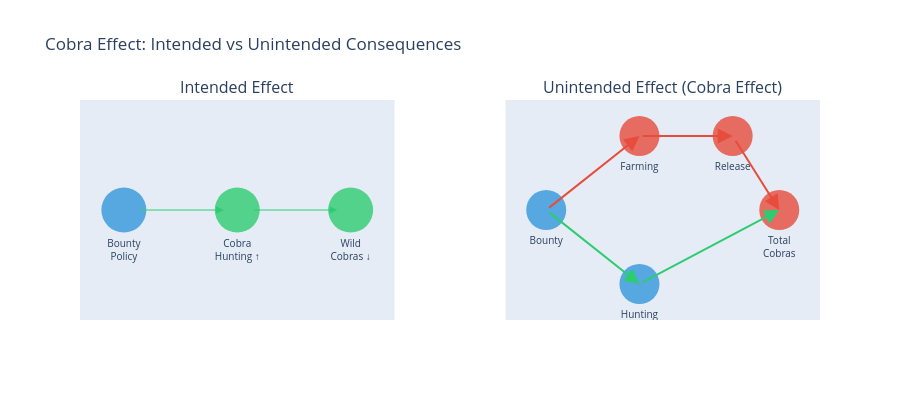

Here is the notebook cell this chart was saved with:
### Markdown cell above
### 6.3.4 의도치 않은 결과 (Unintended Consequences)

CLD의 가장 큰 가치: 정책 개입의 **의도치 않은 결과**를 예측하는 것

#### 코브라 효과 (Cobra Effect)

영국 식민지 인도에서 코브라를 줄이기 위해 보상금 정책 시행:

```
의도한 루프:     보상금 → 코브라 사냥↑ → 야생 코브라↓  ✓
의도하지 않은 루프: 보상금 → 코브라 사육↑ → 총 코브라↑  ✗
보상금 폐지 후:   사육 코브라 방출 → 코브라 더 증가!    ✗✗
```

#### 정책 저항 (Policy Resistance)

시스템의 균형 루프가 정책을 상쇄하는 현상:
- 빈곤 감소 현금 지원 → 소득 증가 → **자격 상실** → 지원 중단 → 소득 원복
- 빈곤 감소 현금 지원 → 소득 증가 → **임대료 인상** → 실질 소득 변화 없음

### 6.5.4 5장 DAG vs 6장 CLD

| 구분 | DAG (5장) | CLD (6장) |
|------|----------|----------|
| 구조 | 비순환 (Acyclic) | **순환 허용** |
| 피드백 | 표현 불가 | **핵심 요소** |
| 시간 | 정적 | **동적** |
| 주요 용도 | 인과 효과 추정 | 시스템 동태 이해 |
| 적합한 상황 | 마케팅 캠페인 효과 | 장기 정책 부작용 |

### Code cell
# 시각화: 코브라 효과 — 의도한 루프 vs 의도하지 않은 루프
fig = make_subplots(
    rows=1, cols=2,
    subplot_titles=('Intended Effect', 'Unintended Effect (Cobra Effect)'),
    horizontal_spacing=0.15
)

# 의도한 효과: 보상금 → 사냥↑ → 코브라↓
intended_x = [0, 1, 2]
intended_y = [1, 1, 1]
intended_labels = ['Bounty<br>Policy', 'Cobra<br>Hunting ↑', 'Wild<br>Cobras ↓']
intended_colors = ['#3498db', '#2ecc71', '#2ecc71']

fig.add_trace(go.Scatter(
    x=intended_x, y=intended_y, mode='markers+text',
    marker=dict(size=45, color=intended_colors, opacity=0.8),
    text=intended_labels, textposition='bottom center',
    textfont=dict(size=10), showlegend=False
), row=1, col=1)

for i in range(2):
    fig.add_annotation(
        x=intended_x[i+1]-0.12, y=1, ax=intended_x[i]+0.12, ay=1,
        xref='x', yref='y', axref='x', ayref='y',
        showarrow=True, arrowhead=2, arrowsize=1.5, arrowcolor='#2ecc71'
    )

# 의도하지 않은 효과
# 위쪽 경로: 보상금 → 사육 → 코브라 증가
unintended_nodes = {
    'Bounty': (0, 1.5),
    'Farming': (1, 2.5),
    'Release': (2, 2.5),
    'Hunting': (1, 0.5),
    'Total Cobras': (2.5, 1.5)
}

for name, (x, y) in unintended_nodes.items():
    color = '#e74c3c' if name in ['Farming', 'Release', 'Total Cobras'] else '#3498db'
    fig.add_trace(go.Scatter(
        x=[x], y=[y], mode='markers+text',
        marker=dict(size=40, color=color, opacity=0.8),
        text=[name.replace(' ', '<br>')], textposition='bottom center',
        textfont=dict(size=10), showlegend=False
    ), row=1, col=2)

# 화살표
arrow_pairs = [
    ('Bounty', 'Farming', '#e74c3c'),
    ('Farming', 'Release', '#e74c3c'),
    ('Release', 'Total Cobras', '#e74c3c'),
    ('Bounty', 'Hunting', '#2ecc71'),
    ('Hunting', 'Total Cobras', '#2ecc71')
]

for src, tgt, color in arrow_pairs:
    x0, y0 = unintended_nodes[src]
    x1, y1 = unintended_nodes[tgt]
    fig.add_annotation(
        x=x1, y=y1, ax=x0, ay=y0,
        xref='x2', yref='y2', axref='x2', ayref='y2',
        showarrow=True, arrowhead=2, arrowsize=1.5, arrowcolor=color, arrowwidth=2
    )

fig.update_xaxes(showgrid=False, zeroline=False, showticklabels=False)
fig.update_yaxes(showgrid=False, zeroline=False, showticklabels=False)
fig.update_layout(
    height=400,
    title_text='Cobra Effect: Intended vs Unintended Consequences'
)
fig.show()

print("💡 코브라 효과의 교훈:")
print("   - 정책 입안자는 의도한 루프(녹색)만 생각했다")
print("   - 인센티브에 대한 전략적 대응(빨간색) = 의도하지 않은 루프")
print("   - CLD를 미리 작성했다면 이 부작용을 예측할 수 있었다")
print("\n📌 시스템 사고의 핵심: '이 정책이 어떤 새로운 피드백 루프를 만들 것인가?'")

### Figure 1 — Plotly figure (JSON) as saved in the notebook; plotly's stock layout.template omitted (floating-point values rounded to 4 significant figures)
{"data": [{"marker": {"color": ["#3498db", "#2ecc71", "#2ecc71"], "opacity": 0.8, "size": 45}, "mode": "markers+text", "showlegend": false, "text": ["Bounty<br>Policy", "Cobra<br>Hunting ↑", "Wild<br>Cobras ↓"], "textfont": {"size": 10}, "textposition": "bottom center", "type": "scatter", "x": [0, 1, 2], "xaxis": "x", "y": [1, 1, 1], "yaxis": "y"}, {"marker": {"color": "#3498db", "opacity": 0.8, "size": 40}, "mode": "markers+text", "showlegend": false, "text": ["Bounty"], "textfont": {"size": 10}, "textposition": "bottom center", "type": "scatter", "x": [0], "xaxis": "x2", "y": [1.5], "yaxis": "y2"}, {"marker": {"color": "#e74c3c", "opacity": 0.8, "size": 40}, "mode": "markers+text", "showlegend": false, "text": ["Farming"], "textfont": {"size": 10}, "textposition": "bottom center", "type": "scatter", "x": [1], "xaxis": "x2", "y": [2.5], "yaxis": "y2"}, {"marker": {"color": "#e74c3c", "opacity": 0.8, "size": 40}, "mode": "markers+text", "showlegend": false, "text": ["Release"], "textfont": {"size": 10}, "textposition": "bottom center", "type": "scatter", "x": [2], "xaxis": "x2", "y": [2.5], "yaxis": "y2"}, {"marker": {"color": "#3498db", "opacity": 0.8, "size": 40}, "mode": "markers+text", "showlegend": false, "text": ["Hunting"], "textfont": {"size": 10}, "textposition": "bottom center", "type": "scatter", "x": [1], "xaxis": "x2", "y": [0.5], "yaxis": "y2"}, {"marker": {"color": "#e74c3c", "opacity": 0.8, "size": 40}, "mode": "markers+text", "showlegend": false, "text": ["Total<br>Cobras"], "textfont": {"size": 10}, "textposition": "bottom center", "type": "scatter", "x": [2.5], "xaxis": "x2", "y": [1.5], "yaxis": "y2"}], "layout": {"annotations": [{"font": {"size": 16}, "showarrow": false, "text": "Intended Effect", "x": 0.2125, "xanchor": "center", "xref": "paper", "y": 1, "yanchor": "bottom", "yref": "paper"}, {"font": {"size": 16}, "showarrow": false, "text": "Unintended Effect (Cobra Effect)", "x": 0.7875, "xanchor": "center", "xref": "paper", "y": 1, "yanchor": "bottom", "yref": "paper"}, {"arrowcolor": "#2ecc71", "arrowhead": 2, "arrowsize": 1.5, "ax": 0.12, "axref": "x", "ay": 1, "ayref": "y", "showarrow": true, "x": 0.88, "xref": "x", "y": 1, "yref": "y"}, {"arrowcolor": "#2ecc71", "arrowhead": 2, "arrowsize": 1.5, "ax": 1.12, "axref": "x", "ay": 1, "ayref": "y", "showarrow": true, "x": 1.88, "xref": "x", "y": 1, "yref": "y"}, {"arrowcolor": "#e74c3c", "arrowhead": 2, "arrowsize": 1.5, "arrowwidth": 2, "ax": 0, "axref": "x2", "ay": 1.5, "ayref": "y2", "showarrow": true, "x": 1, "xref": "x2", "y": 2.5, "yref": "y2"}, {"arrowcolor": "#e74c3c", "arrowhead": 2, "arrowsize": 1.5, "arrowwidth": 2, "ax": 1, "axref": "x2", "ay": 2.5, "ayref": "y2", "showarrow": true, "x": 2, "xref": "x2", "y": 2.5, "yref": "y2"}, {"arrowcolor": "#e74c3c", "arrowhead": 2, "arrowsize": 1.5, "arrowwidth": 2, "ax": 2, "axref": "x2", "ay": 2.5, "ayref": "y2", "showarrow": true, "x": 2.5, "xref": "x2", "y": 1.5, "yref": "y2"}, {"arrowcolor": "#2ecc71", "arrowhead": 2, "arrowsize": 1.5, "arrowwidth": 2, "ax": 0, "axref": "x2", "ay": 1.5, "ayref": "y2", "showarrow": true, "x": 1, "xref": "x2", "y": 0.5, "yref": "y2"}, {"arrowcolor": "#2ecc71", "arrowhead": 2, "arrowsize": 1.5, "arrowwidth": 2, "ax": 1, "axref": "x2", "ay": 0.5, "ayref": "y2", "showarrow": true, "x": 2.5, "xref": "x2", "y": 1.5, "yref": "y2"}], "height": 400, "title": {"text": "Cobra Effect: Intended vs Unintended Consequences"}, "xaxis": {"anchor": "y", "domain": [0, 0.425], "showgrid": false, "showticklabels": false, "zeroline": false}, "xaxis2": {"anchor": "y2", "domain": [0.575, 1], "showgrid": false, "showticklabels": false, "zeroline": false}, "yaxis": {"anchor": "x", "domain": [0, 1], "showgrid": false, "showticklabels": false, "zeroline": false}, "yaxis2": {"anchor": "x2", "domain": [0, 1], "showgrid": false, "showticklabels": false, "zeroline": false}}}
